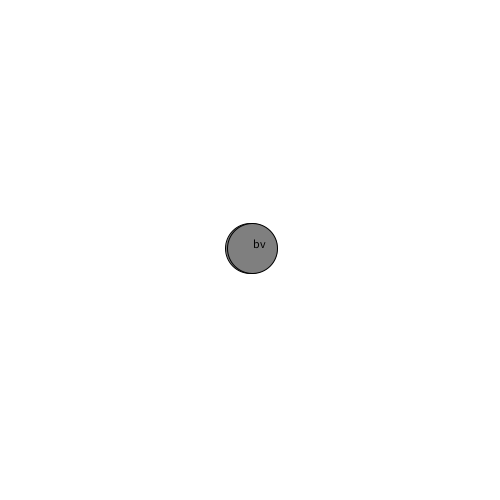
Frame 1 (no input)
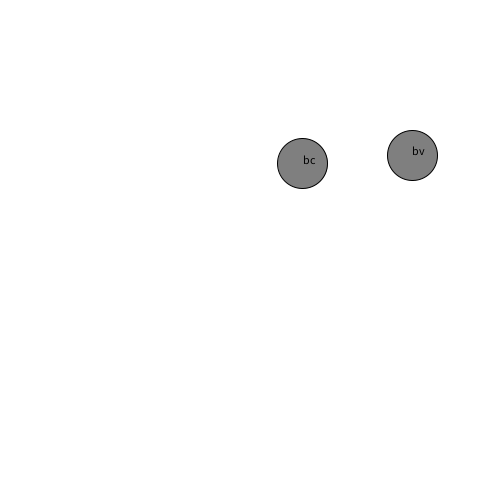
Frame 60 (the mouse pressed at the canvas centre just before this capture)
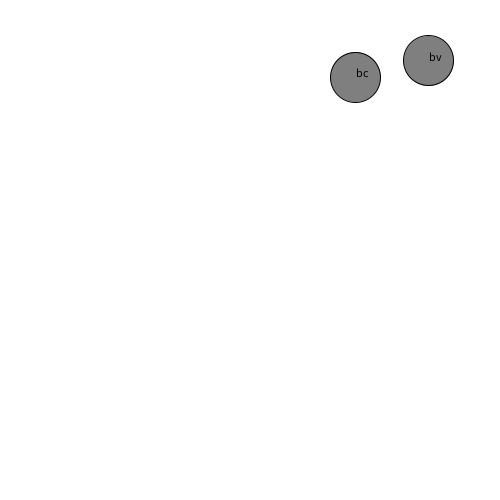
Frame 120 (the mouse held since frame 60 and released just before this capture)

The Processing sketch that drew these frames (run headless with seeded random() and noise(); from frame 60 on, the mouse is pressed at the canvas centre):

// Processing sketch: xyToVector
// ── xyToVector.pde
//Bouncing Ball Classique vs Vecteur

BouncingClassic bc;
BouncingVector bv;

void setup()
{
  size(500, 500, JAVA2D);
  smooth();
  
  bc = new BouncingClassic();
  bv = new BouncingVector();
}

void draw()
{
  background(255);
  
  bc.run();
  bv.run();
}


// ── BouncingClassic.pde
class BouncingClassic
{
  //variables
  float x, y;
  float vx, vy;
  float taille;
  
  BouncingClassic()
  {
    x = width/2;
    y = height/2;
    
    vx = random(-3, 3);
    vy = random(-3, 3);
    
    taille = 50;
  }
  
  void run()
  {
    update();
    checkEdge();
    display();
  }
  
  void update()
  {
    x += vx;
    y += vy;
  }
  
  void checkEdge()
  {
    if(x < 0 || x > width)
    {
      vx = -vx;
    }
    if(y < 0 || y > height)
    {
      vy = -vy;
    }
  }
  
  void display()
  {
    stroke(0);
    fill(127);
    ellipse(x, y, taille, taille);
    fill(0);
    text("bc", x, y);
  }
}

// ── BouncingVEctor.pde
class BouncingVector
{
  //variables
  PVector location, velocity;
  float taille;

  BouncingVector()
  {
    location = new PVector(width/2, height/2);
    velocity = new PVector(random(-3, 3), random(-3, 3));
    taille = 50;
  }

  void run()
  {
    update();
    checkEdge();
    display();
  }

  void update()
  {
    location.add(velocity);
  }

  void checkEdge()
  {

    if (location.x < 0 || location.x > width)
    {
      velocity.x *= -1;
    }
    if (location.y < 0 || location.y > height)
    {
      velocity.y *= -1;
    }
  }

  void display()
  {
    stroke(0);
    fill(127);
    ellipse(location.x, location.y, taille, taille);
    fill(0);
    text("bv", location.x, location.y);
  }
}
